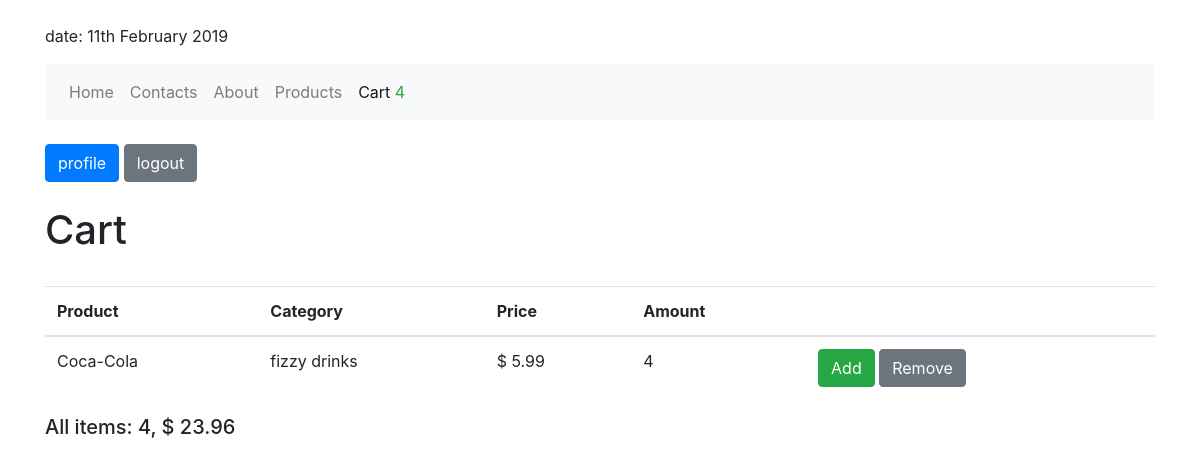
Screenshot of /cart/ (signed in) with the database file from the repository.
### shopping_cart/models.py (models this page shows)
class ShoppingCart(models.Model):
    user = models.ForeignKey(User, on_delete=models.CASCADE)
    product = models.ForeignKey(Product, on_delete=models.CASCADE)
    quantity = models.PositiveIntegerField(default=0)
    add_datetime = models.DateTimeField(auto_now_add=True)

### products/models.py (models this page shows, shortened)
class Product(models.Model):
    title = models.CharField(max_length=255)
    price = models.DecimalField(max_digits=10000, decimal_places=2)
    image = models.ImageField(
        upload_to='products_img/',
        blank=True,
        null=True
    )
    description = models.TextField(blank=True, null=True)
    category = models.ForeignKey(Category, on_delete=models.CASCADE)

class Category(models.Model):
    category_name = models.CharField(max_length=50, null=True)
    def __str__(self):
        return self.category_name

### shopping_cart/views.py (the view)
# urls.py: path('cart/', include('shopping_cart.urls')),
@login_required
def cart(request):
    user_cart = ShoppingCart.objects.filter(user=request.user)
    price = 0
    amount = 0
    for order in user_cart:
        price += order.product.price * order.quantity
        amount += order.quantity
    context = {
        'title': 'cart',
        'user_cart': user_cart,
        'price': price,
        'amount': amount
    }
    return render(request, 'shopping_cart/cart.html', context)

### shopping_cart/context_processors.py (called while the page is built)
def cart_processor(request):
    if request.user.is_authenticated:
        user_cart = ShoppingCart.objects.filter(user=request.user)
        total_quantity = 0
        for order in user_cart:
            total_quantity += order.quantity
        return {'total_quantity': total_quantity}
    else:
        return {'total_quantity': 0}

### shopping_cart/templates/shopping_cart/cart.html
{% extends "base.html" %}
{%  block content%}
    <h1>Cart</h1>
    <br>
    {% if amount != 0 %}
        <table class="table">
            <thead>
                <tr>
                    <th>Product</th>
                    <th>Category</th>
                    <th>Price</th>
                    <th>Amount</th>
                    <th></th>
                </tr>
            </thead>
            <tbody>
                {% for order in  user_cart %}
                <tr>
                    <td>{{ order.product.title }}</td>
                    <td>{{ order.product.category }}</td>
                    <td>$ {{ order.product.price }}</td>
                    <td>{{ order.quantity }}</td>
                    <td>
                        <a href="{% url 'shopping_cart:add_to_cart' order.product.id %}">
                            <button class="btn btn-success">Add</button>
                        </a>
                        <a href="{% url 'shopping_cart:remove_from_cart' order.product.id %}">
                            <button class="btn btn-secondary">Remove</button>
                        </a>
                    </td>
                </tr>
                {% endfor %}
            </tbody>
        </table>
    {% endif %}
    <h5>
        All items: {{ amount }}, $ {{ price }}
    </h5>
{% endblock %}

### rows the page displays
ShoppingCart: product "Coca-Cola", product.category "fizzy drinks", product.price "5.99", quantity "4"

### other values shown
{{ total_quantity }} "4"
{{ amount }} "4"
{{ price }} "23.96"
